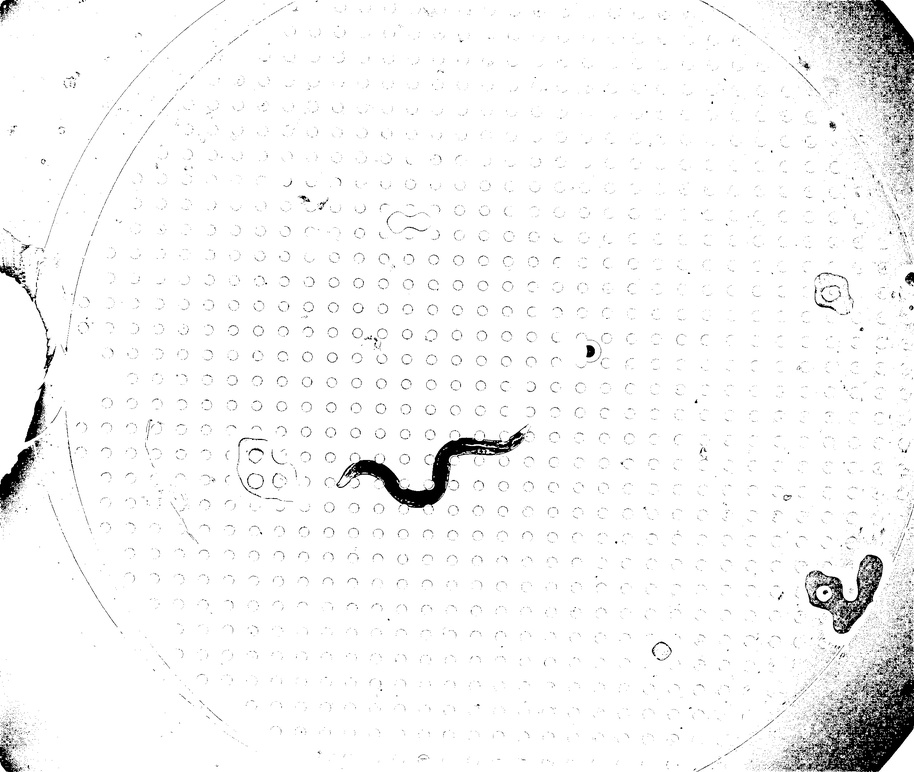
#> input picture conv_img.jpg, 914 x 772 px, shrunk from 2560 x 2160 before the run
$ python -i worm_cca.py   (imports and definitions only)
#> lines starting #> are read from the running program, lines starting #| are printed output that depends on the picture; after the words box and inside, x2 and y2 are one past the last pixel; in counts of white or black regions, pixels touching at a corner belong together
import matplotlib.pyplot as plt
import numpy as np
import cv2

def worm_segmentation():
    image = cv2.imread('conv_img.jpg', cv2.COLOR_BGR2GRAY)
#> image is the input picture: shape (772, 914); min 0, max 255, mean 245.6
    image[image <= 125] = 0
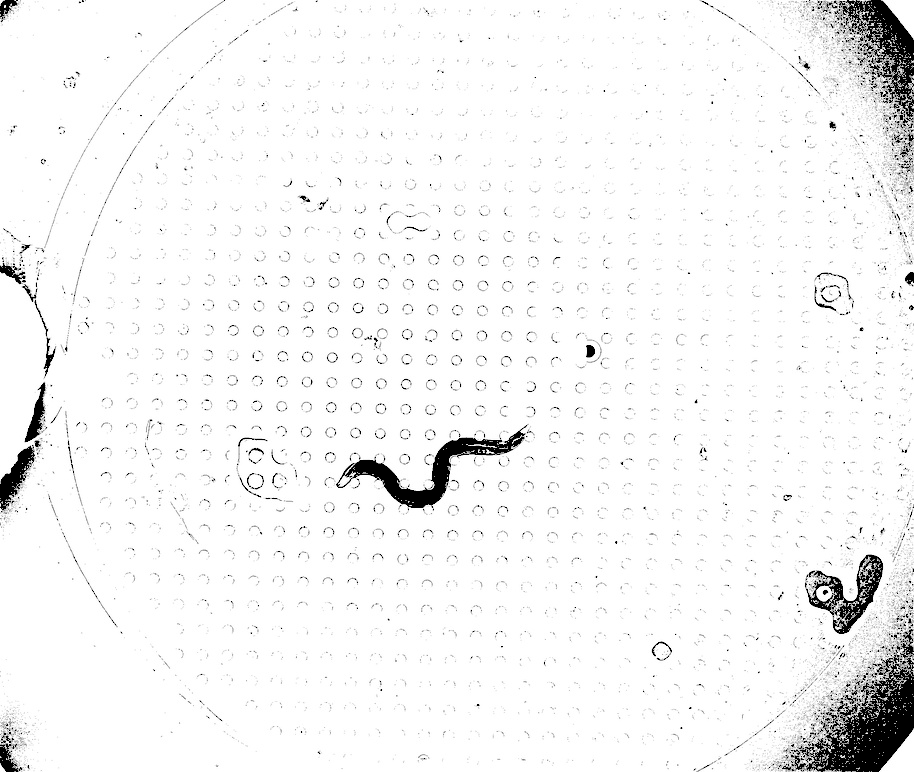
#> image: shape (772, 914); 2.05% of pixels changed, all inside (x1, y1, x2, y2) = (0, 0, 914, 772)
    image[image > 125] = 255
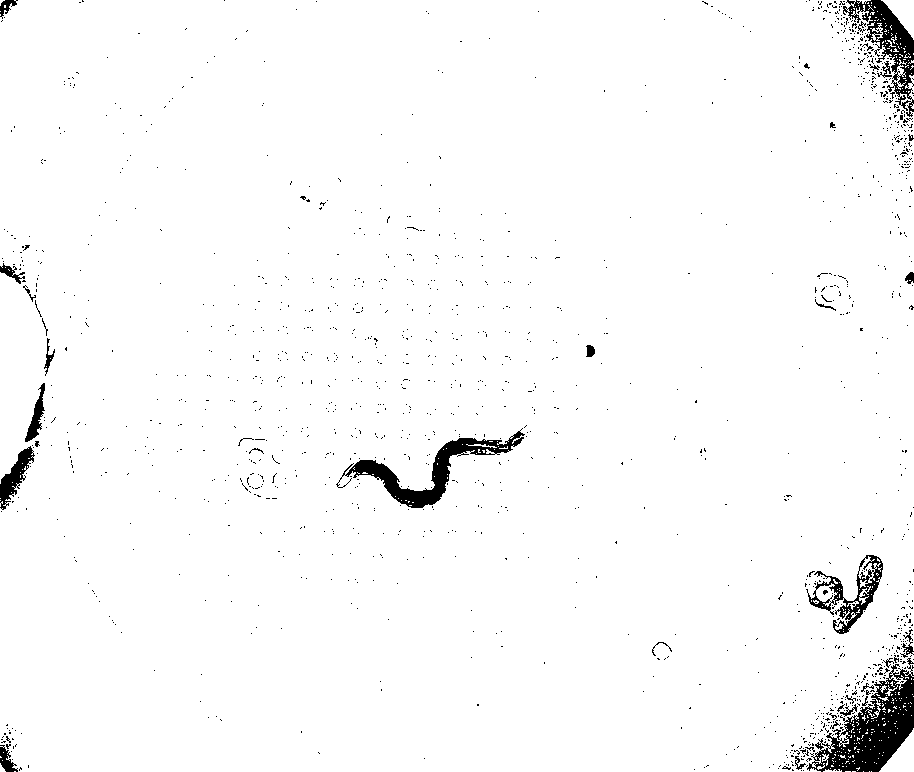
#> image: shape (772, 914); 97.4% white; 1458 black regions (1421 under 20 px), largest, box (x1, y1, x2, y2) and area: (807, 658, 914, 772) 5020, (336, 428, 525, 508) 3015, (843, 0, 914, 117) 2480
    image = 255 - image
    L, W = image.shape
#> L = 772; W = 914

    plt.title('image in binary')
    plt.imshow(image)
    plt.show()

    # Finding number start from here
#> (the run stopped early here; a loop or call above may not have finished)
